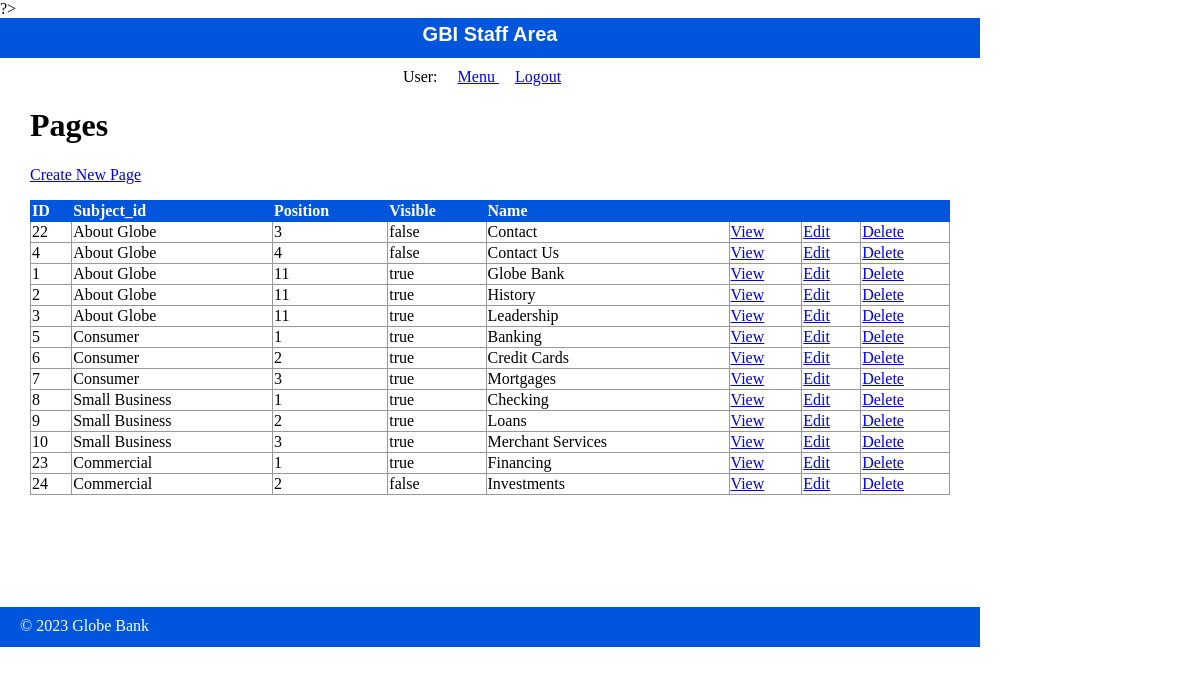
The app's page /staff/pages/index.php with its own data.
### tables this page shows
CREATE TABLE `pages` (
  `id` int(11) NOT NULL,
  `subject_id` int(11) DEFAULT NULL,
  `menu_name` varchar(255) DEFAULT NULL,
  `position` int(3) DEFAULT NULL,
  `visible` tinyint(1) DEFAULT NULL,
  `content` text DEFAULT NULL
);

CREATE TABLE `subjects` (
  `id` int(11) NOT NULL,
  `menu_name` varchar(255) DEFAULT NULL,
  `position` int(3) DEFAULT NULL,
  `visible` tinyint(1) DEFAULT NULL
);

### private/functions.php (called while the page is built, shortened)
<?php
function url_for($script_path){
    return WWW_ROOT . $script_path;
}
function u($string){
    return urlencode($string);
}
function h($string){
    return htmlspecialchars($string);
}
?>

### private/query_functions.php (called while the page is built, shortened)
<?php
function find_subject_by_id($id){
    global $db;
    $sql = "SELECT * FROM subjects WHERE id=?";
    $query = mysqli_execute_query($db, $sql,[$id]);
    $result = mysqli_fetch_assoc($query);
    return $result;
}
function find_all_pages(){
    global $db;
    $sql = "SELECT * FROM pages ORDER BY subject_id ASC, position ASC";
    $result = mysqli_execute_query($db, $sql);
    return $result;
}
?>

### public/staff/pages/index.php (the view, shortened to what this page needs)
<?php include(SHARED_PATH . '/staff_header.php'); ?>
<div id="content">
  <div class="pages listing">
    <h1>Pages</h1>
    <div class="actions">
      <a class="action" href="<?php echo url_for('/staff/pages/new.php'); ?>">Create New Page</a>
    </div>
  	<table class="list">
  	  <tr>
        <th>ID</th>
        <th>Subject_id</th>
        <th>Position</th>
        <th>Visible</th>
  	    <th>Name</th>
  	    <th>&nbsp;</th>
  	    <th>&nbsp;</th>
        <th>&nbsp;</th>
  	  </tr>
      <?php
      $all_pages = find_all_pages();
      while($page = mysqli_fetch_assoc($all_pages)) {
      $subject = find_subject_by_id($page["subject_id"]);
      ?>
        <tr>
          <td><?php echo h($page['id']); ?></td>
          <td><?php echo h($subject["menu_name"]); ?></td>
          <td><?php echo h($page['position']); ?></td>
          <td><?php echo $page['visible'] == 1 ? 'true' : 'false'; ?></td>
    	    <td><?php echo h($page['menu_name']); ?></td>
          <td><a class="action" href="<?php echo url_for('/staff/pages/show.php?id=' . h(u($page['id']))); ?>">View</a></td>
          <td><a class="action" href="<?php echo url_for('/staff/pages/edit.php?id=' . h(u($page['id']))); ?>">Edit</a></td>
          <td><a class="action" href="<?php echo url_for('/staff/pages/delete.php?id=' . h(u($page['id']))); ?>">Delete</a></td>
    	  </tr>
      <?php
      }
       ?>
  	</table>
  </div>
</div>
<?php include(SHARED_PATH . '/staff_footer.php'); ?>

### public/stylesheets/staff.css (style rules this page uses)
html { height: 100%; width: 100%; }
body { height: 980px; width: 100%; margin: 0; padding: 0; }
#content { width: 920px; min-height: 500px; padding: 0 30px; }
.actions { margin-bottom: 1em; }
table { border-collapse: collapse; vertical-align: top; }
table.list { width: 100%; }
table.list tr td { border: 1px solid #999999; }
table.list tr th { border: 1px solid #0055DD; background: #0055DD; color: white; text-align: left; }

### records on screen
pages: id "22", subject.menu_name "About Globe", position "3", visible "false", menu_name "Contact"
pages: id "4", subject.menu_name "About Globe", position "4", visible "false", menu_name "Contact Us"
pages: id "1", subject.menu_name "About Globe", position "11", visible "true", menu_name "Globe Bank"
pages: id "2", subject.menu_name "About Globe", position "11", visible "true", menu_name "History"
pages: id "3", subject.menu_name "About Globe", position "11", visible "true", menu_name "Leadership"
pages: id "5", subject.menu_name "Consumer", position "1", visible "true", menu_name "Banking"
pages: id "6", subject.menu_name "Consumer", position "2", visible "true", menu_name "Credit Cards"
pages: id "7", subject.menu_name "Consumer", position "3", visible "true", menu_name "Mortgages"
pages: id "8", subject.menu_name "Small Business", position "1", visible "true", menu_name "Checking"
pages: id "9", subject.menu_name "Small Business", position "2", visible "true", menu_name "Loans"
pages: id "10", subject.menu_name "Small Business", position "3", visible "true", menu_name "Merchant Services"
pages: id "23", subject.menu_name "Commercial", position "1", visible "true", menu_name "Financing"
pages: id "24", subject.menu_name "Commercial", position "2", visible "false", menu_name "Investments"
